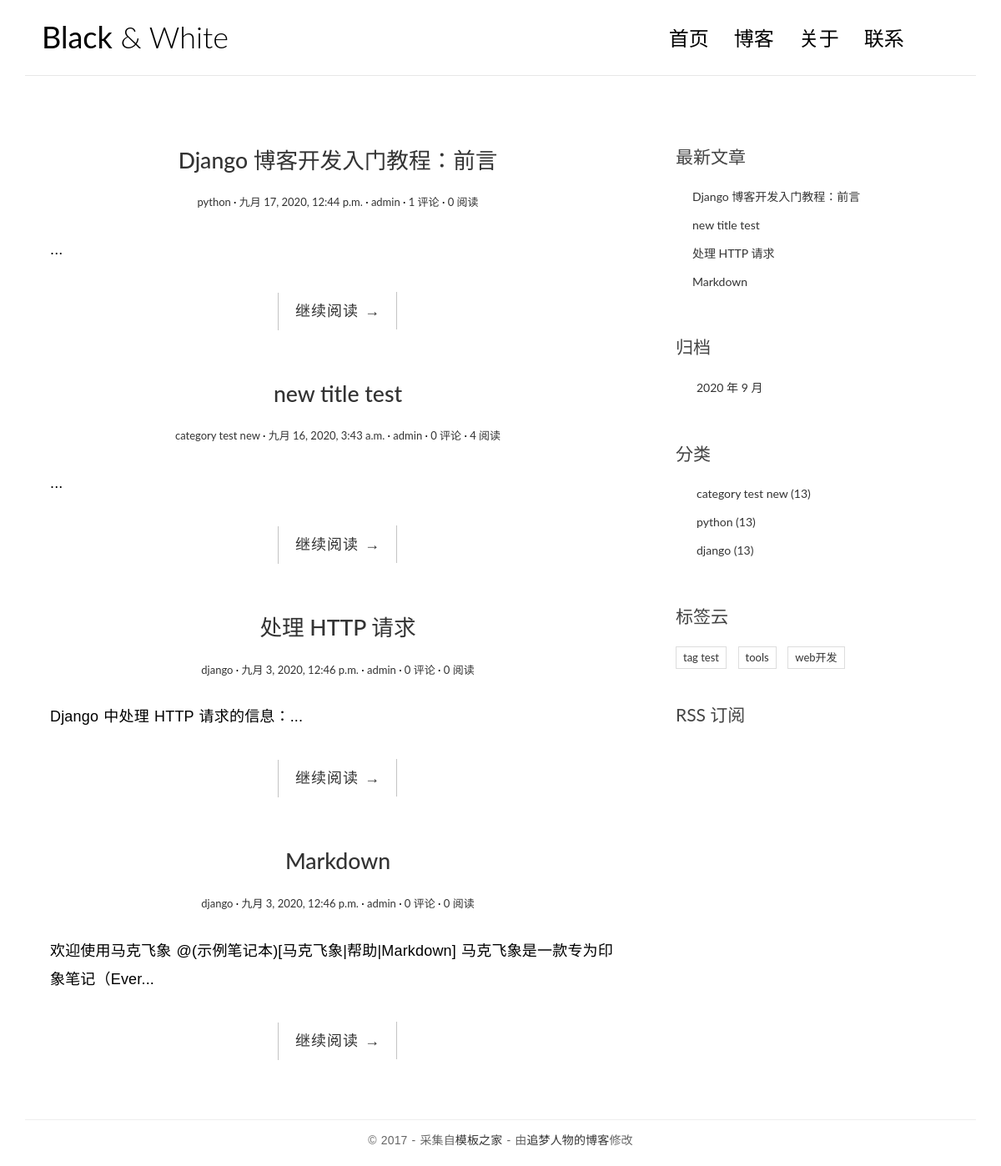
The app's page /, older data.
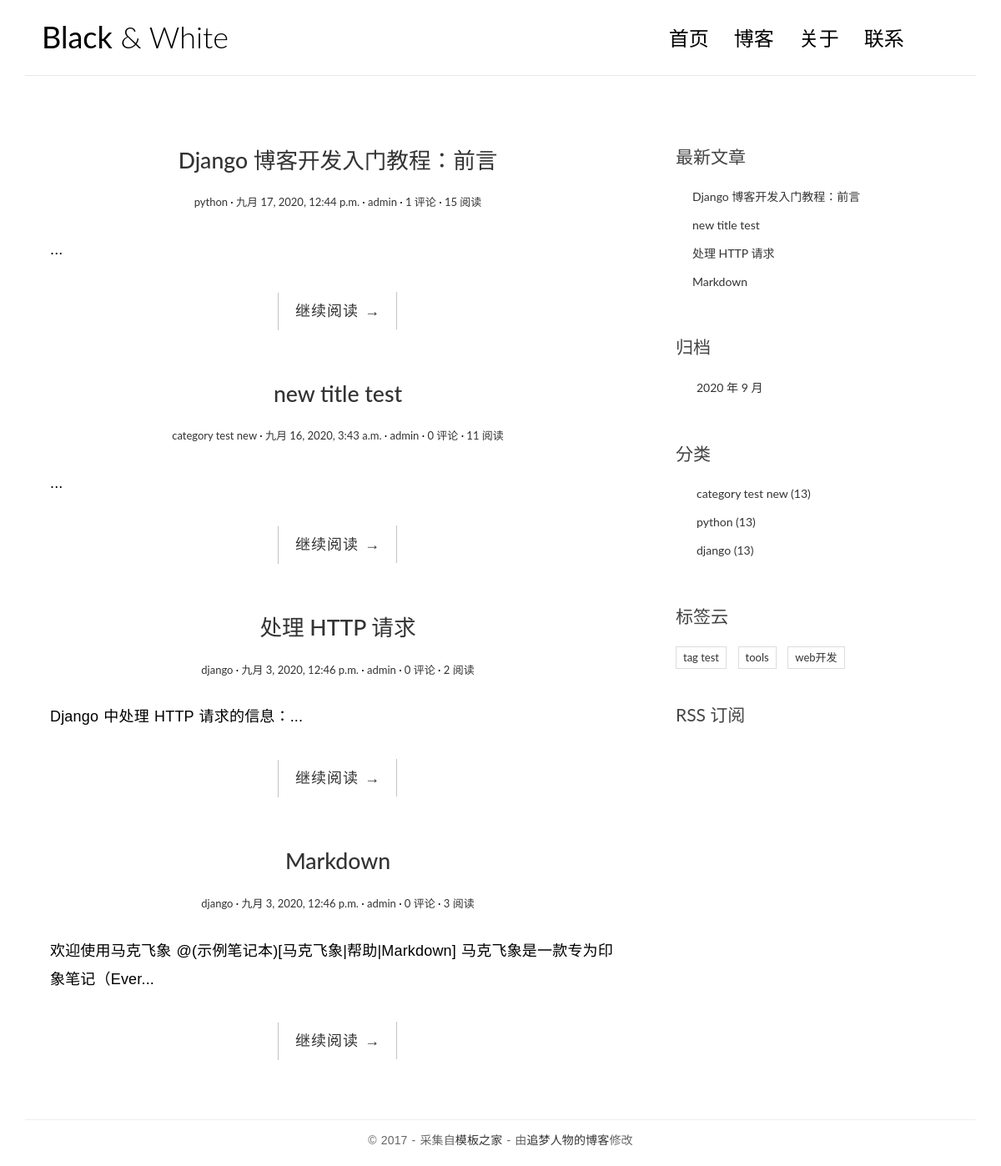
The same page, newer data.
### web/models.py (models this page shows, shortened)
class Post(models.Model):
    title = models.CharField('标题', max_length=70)
    body = models.TextField('正文')
    created_time = models.DateTimeField('创建时间', default=timezone.now)
    modified_time = models.DateTimeField('修改时间')
    excerpt = models.CharField('摘要', max_length=200, blank=True)
    category = models.ForeignKey(Category, verbose_name='分类', on_delete=models.CASCADE)
    tags = models.ManyToManyField(Tag, verbose_name='标签', blank=True)
    author = models.ForeignKey(User, verbose_name='作者', on_delete=models.CASCADE)
    views = models.PositiveIntegerField(default=0, editable=False)
    class Meta:
        verbose_name = '文章'
        verbose_name_plural = verbose_name
        ordering = ['-created_time']
    def get_absolute_url(self):
        return reverse('web:detail', kwargs={'pk': self.pk})

class Category(models.Model):
    name = models.CharField(max_length=100)
    class Meta:
        verbose_name = '分类'
        verbose_name_plural = verbose_name

### web/views.py (the view)
# urls.py: path('', views.IndexView.as_view(), name='index'),
class IndexView(ListView):
    model = Post
    template_name = 'blog/index.html'
    context_object_name = 'post_list'

### web/templatetags/blog_extras.py (called while the page is built)
@register.inclusion_tag('blog/inclusions/_recent_posts.html', takes_context=True)
def show_recent_posts(context, num=5):
    return {
        'recent_post_list': Post.objects.all().order_by('-created_time')[:num],
    }

@register.inclusion_tag('blog/inclusions/_archives.html', takes_context=True)
def show_archives(context):
    return {
        'date_list': Post.objects.dates('created_time', 'month', order='DESC'),
    }

@register.inclusion_tag('blog/inclusions/_categories.html', takes_context=True)
def show_categories(context):
    return {
        'category_list': Category.objects.all(),
    }

@register.inclusion_tag('blog/inclusions/_tags.html', takes_context=True)
def show_tags(context):
    return {
        'tag_list': Tag.objects.all(),
    }

### templates/blog/index.html (shortened to what this page needs)
{% extends 'base.html' %}
{% load static %}
{% block main %}
    {% for post in post_list %}
        <article class="post post-{{ post.pk }}">
            <header class="entry-header">
                <h1 class="entry-title">
                    <a href="{{ post.get_absolute_url }}">{{ post.title }}</a>
                </h1>
                <div class="entry-meta">
                    <span class="post-category"><a href="#">{{ post.category.name }}</a></span>
                    <span class="post-date"><a href="#"><time class="entry-date"
                                                              datetime="{{ post.created_time }}">{{ post.created_time }}</time></a></span>
                    <span class="post-author"><a href="#">{{ post.author }}</a></span>
                    <span class="comments-link"><a
                            href="{{ post.get_absolute_url }}#comment-area">{{ post.comment_set.count }} 评论</a></span>
                    <span class="views-count"><a href="{{ post.get_absolute_url }}">{{ post.views }} 阅读</a></span>
                </div>
            </header>
            <div class="entry-content clearfix">
                <p>{{ post.excerpt }}...</p>
                <div class="read-more cl-effect-14">
                    <a href="{{ post.get_absolute_url }}" class="more-link">继续阅读 <span class="meta-nav">→</span></a>
                </div>
            </div>
        </article>
    {% endfor %}
{% endblock main %}

### templates/blog/inclusions/_recent_posts.html
<div class="widget widget-recent-posts">
  <h3 class="widget-title">最新文章</h3>
  <ul>
    {% for post in recent_post_list %}
      <li>
        <a href="{{ post.get_absolute_url }}">{{ post.title }}</a>
      </li>
    {% empty %}
      暂无文章！
    {% endfor %}
  </ul>
</div>

Row changes from the older to the newer data that the page shows:
changed Post "Django 博客开发入门教程：前言": views "0" → "15"
changed Post "new title test": views "4" → "11"
changed Post "处理 HTTP 请求": views "0" → "2"
changed Post "Markdown": views "0" → "3"
